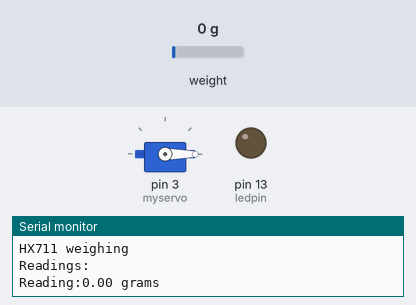
Bench run of a sketch on a simulated Arduino Uno, built with avr-gcc and run on an emulated ATmega328P. On the bench: servo, output pins drawn as LEDs (lit = HIGH), the last lines printed to the serial monitor. The inputs (shaded band) are chosen by the test bench; at power-on: weight on the scale 0 g.

Above: at 2.2 s.
2.3 s: weight on the scale set to 95 g
6.4 s: weight on the scale set to 111 g
At 9.6 s:
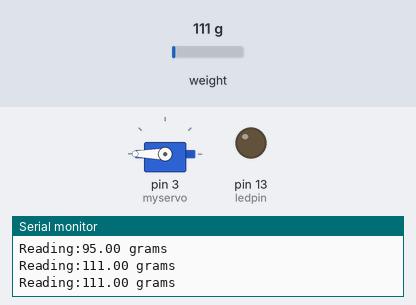
9.9 s: weight on the scale set to 65 g
14.8 s: weight on the scale set to 55 g
At 17.4 s:
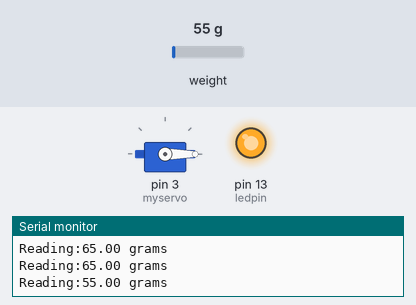
18.3 s: weight on the scale set to 1250 g
At 22.6 s:
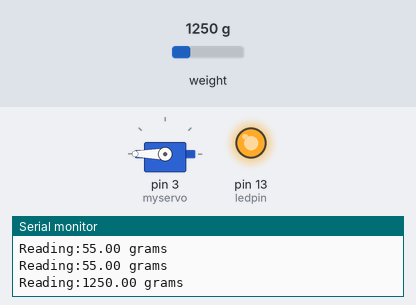
Timing chart, 0 to 24.5 s (numbered marks = the images above; inputs shaded):
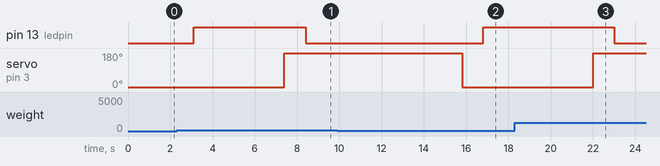

The sketch:

FINAL_PROJECT.ino
```cpp
#include <HX711.h>

 #include <Servo.h>


int ledpin = 13;
Servo myservo;

HX711 scale(6, 5); //HX711 scale(6, 5);

float calibration_factor = -77;
float units;
float ounces;

void setup()
{
  Serial.begin(9600);
  scale.set_scale(calibration_factor);
  scale.tare();  Serial.println("HX711 weighing");

  Serial.println("Readings:");
   myservo.attach(3);
 myservo.write(0);
   pinMode (ledpin,OUTPUT);
}

void loop()
{

  Serial.print("Reading:");
  units = scale.get_units(),10;
  if (units < 0)
  {
    units = 0.00;
  }
  ounces = units * 0.035274;
  Serial.print(units);
  Serial.println(" grams");
  delay(1000);
 if (units > 100 )
 {
 myservo.write(180);

   delay(1000);
   digitalWrite (ledpin,LOW);
   delay(1000);

 }
 if (units <60)
 {
  myservo.write(0);
    delay(1000);
 }
 if (units <60 )
 {
   digitalWrite (ledpin,HIGH);
    delay(1000);
  }
}
```

Measured:
- the behaviour switches between 100 and 101 g on weight on the scale (found by bisection; images 0 and 1)
- the behaviour switches between 60 and 59 g on weight on the scale (found by bisection; images 1 and 2)
- after the input at 6.4 s, pin 13 (ledpin): HIGH → LOW after 2.0 s; servo on pin 3 (myservo): 0° → 180° after 1.0 s
- after the input at 14.8 s, pin 13 (ledpin): LOW → HIGH after 2.0 s; servo on pin 3 (myservo): 180° → 0° after 1.0 s
- after the input at 18.3 s, pin 13 (ledpin): HIGH → LOW after 4.7 s; servo on pin 3 (myservo): 0° → 180° after 3.7 s
